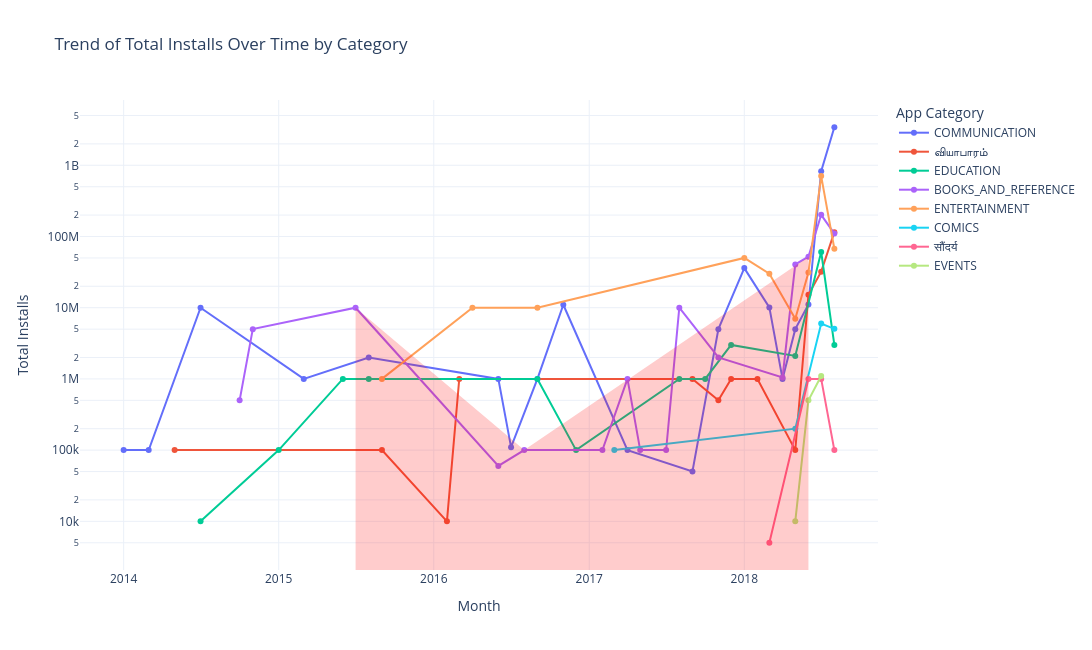

Notebook cell for this chart:
### Code cell
if (18 <= current_time.hour < 21):
# Line Chart
    fig = px.line(
        trend,
        x = "Month",
        y = "Installs",
        color = "Category",
        markers = True,
        title ="Trend of Total Installs Over Time by Category"
    )
# Highlight Growth >20%
    for category in trend["Category"].unique():
        temp = trend[trend["Category"] == category].copy()
        temp = temp.sort_values("Month")
        temp["Growth"] = temp["Installs"].pct_change()
        growth = temp[(temp["Growth"] >= 0.20) &
            (temp["Growth"] <= 1.00) ]
        
        if len(growth) > 0:
            fig.add_scatter(
                x = growth["Month"],
                y = growth["Installs"],
                mode = "lines",
                fill = "tozeroy",
                fillcolor = "rgba(255,0,0,0.20)",
                line = dict(color="rgba(255,0,0,0)"),
                hoverinfo = "skip",
                showlegend = False
            )
    fig.update_layout(
        xaxis_title = "Month",
        yaxis_title = "Total Installs",
        template = 'plotly_white',
        hovermode = "x unified",
        width = 1100,
        height = 650,
        legend_title = "App Category"
    )
    fig.update_yaxes(type="log")
    
    fig.show()

else:
    print("Time Series Line Chart is available only between 6 PM IST and 9 PM IST ")

### Figure 1 — Plotly figure (JSON) as saved in the notebook; plotly's stock layout.template omitted (floating-point values rounded to 4 significant figures)
{"data": [{"hovertemplate": "Category=COMMUNICATION<br>Month=%{x}<br>Installs=%{y}<extra></extra>", "legendgroup": "COMMUNICATION", "line": {"color": "#636efa", "dash": "solid"}, "marker": {"symbol": "circle"}, "mode": "lines+markers", "name": "COMMUNICATION", "orientation": "v", "showlegend": true, "type": "scatter", "x": ["2014-01-01T00:00:00.000000000", "2014-03-01T00:00:00.000000000", "2014-07-01T00:00:00.000000000", "2015-03-01T00:00:00.000000000", "2015-08-01T00:00:00.000000000", "2016-06-01T00:00:00.000000000", "2016-07-01T00:00:00.000000000", "2016-09-01T00:00:00.000000000", "2016-11-01T00:00:00.000000000", "2017-04-01T00:00:00.000000000", "2017-09-01T00:00:00.000000000", "2017-11-01T00:00:00.000000000", "2018-01-01T00:00:00.000000000", "2018-03-01T00:00:00.000000000", "2018-04-01T00:00:00.000000000", "2018-05-01T00:00:00.000000000", "2018-06-01T00:00:00.000000000", "2018-07-01T00:00:00.000000000", "2018-08-01T00:00:00.000000000"], "xaxis": "x", "y": [100000.0, 100000.0, 10000000.0, 1000000.0, 2000000.0, 1000000.0, 110000.0, 1000000.0, 11000000.0, 100000.0, 50000.0, 5000000.0, 36000000.0, 10100000.0, 1000000.0, 5000000.0, 11100000.0, 826700000.0, 3424000000.0], "yaxis": "y"}, {"hovertemplate": "Category=வியாபாரம்<br>Month=%{x}<br>Installs=%{y}<extra></extra>", "legendgroup": "வியாபாரம்", "line": {"color": "#EF553B", "dash": "solid"}, "marker": {"symbol": "circle"}, "mode": "lines+markers", "name": "வியாபாரம்", "orientation": "v", "showlegend": true, "type": "scatter", "x": ["2014-05-01T00:00:00.000000000", "2015-09-01T00:00:00.000000000", "2016-02-01T00:00:00.000000000", "2016-03-01T00:00:00.000000000", "2017-09-01T00:00:00.000000000", "2017-11-01T00:00:00.000000000", "2017-12-01T00:00:00.000000000", "2018-02-01T00:00:00.000000000", "2018-05-01T00:00:00.000000000", "2018-06-01T00:00:00.000000000", "2018-07-01T00:00:00.000000000", "2018-08-01T00:00:00.000000000"], "xaxis": "x", "y": [100000.0, 100000.0, 10000.0, 1000000.0, 1000000.0, 500000.0, 1001000.0, 1000000.0, 100000.0, 15200000.0, 32100000.0, 115200000.0], "yaxis": "y"}, {"hovertemplate": "Category=EDUCATION<br>Month=%{x}<br>Installs=%{y}<extra></extra>", "legendgroup": "EDUCATION", "line": {"color": "#00cc96", "dash": "solid"}, "marker": {"symbol": "circle"}, "mode": "lines+markers", "name": "EDUCATION", "orientation": "v", "showlegend": true, "type": "scatter", "x": ["2014-07-01T00:00:00.000000000", "2015-01-01T00:00:00.000000000", "2015-06-01T00:00:00.000000000", "2015-08-01T00:00:00.000000000", "2016-09-01T00:00:00.000000000", "2016-12-01T00:00:00.000000000", "2017-08-01T00:00:00.000000000", "2017-10-01T00:00:00.000000000", "2017-12-01T00:00:00.000000000", "2018-05-01T00:00:00.000000000", "2018-07-01T00:00:00.000000000", "2018-08-01T00:00:00.000000000"], "xaxis": "x", "y": [10000.0, 100000.0, 1000000.0, 1000000.0, 1000000.0, 100000.0, 1000000.0, 1000000.0, 3000000.0, 2100000.0, 60600000.0, 3000000.0], "yaxis": "y"}, {"hovertemplate": "Category=BOOKS_AND_REFERENCE<br>Month=%{x}<br>Installs=%{y}<extra></extra>", "legendgroup": "BOOKS_AND_REFERENCE", "line": {"color": "#ab63fa", "dash": "solid"}, "marker": {"symbol": "circle"}, "mode": "lines+markers", "name": "BOOKS_AND_REFERENCE", "orientation": "v", "showlegend": true, "type": "scatter", "x": ["2014-10-01T00:00:00.000000000", "2014-11-01T00:00:00.000000000", "2015-07-01T00:00:00.000000000", "2016-06-01T00:00:00.000000000", "2016-08-01T00:00:00.000000000", "2017-02-01T00:00:00.000000000", "2017-04-01T00:00:00.000000000", "2017-05-01T00:00:00.000000000", "2017-07-01T00:00:00.000000000", "2017-08-01T00:00:00.000000000", "2017-11-01T00:00:00.000000000", "2018-04-01T00:00:00.000000000", "2018-05-01T00:00:00.000000000", "2018-06-01T00:00:00.000000000", "2018-07-01T00:00:00.000000000", "2018-08-01T00:00:00.000000000"], "xaxis": "x", "y": [500000.0, 5000000.0, 10000000.0, 60000.0, 100000.0, 100000.0, 1000000.0, 100000.0, 100000.0, 10010000.0, 2000000.0, 1050000.0, 40600000.0, 52100000.0, 201600000.0, 110000000.0], "yaxis": "y"}, {"hovertemplate": "Category=ENTERTAINMENT<br>Month=%{x}<br>Installs=%{y}<extra></extra>", "legendgroup": "ENTERTAINMENT", "line": {"color": "#FFA15A", "dash": "solid"}, "marker": {"symbol": "circle"}, "mode": "lines+markers", "name": "ENTERTAINMENT", "orientation": "v", "showlegend": true, "type": "scatter", "x": ["2015-09-01T00:00:00.000000000", "2016-04-01T00:00:00.000000000", "2016-09-01T00:00:00.000000000", "2018-01-01T00:00:00.000000000", "2018-03-01T00:00:00.000000000", "2018-05-01T00:00:00.000000000", "2018-06-01T00:00:00.000000000", "2018-07-01T00:00:00.000000000", "2018-08-01T00:00:00.000000000"], "xaxis": "x", "y": [1000000.0, 10000000.0, 10000000.0, 50000000.0, 30000000.0, 7000000.0, 31100000.0, 705300000.0, 67200000.0], "yaxis": "y"}, {"hovertemplate": "Category=COMICS<br>Month=%{x}<br>Installs=%{y}<extra></extra>", "legendgroup": "COMICS", "line": {"color": "#19d3f3", "dash": "solid"}, "marker": {"symbol": "circle"}, "mode": "lines+markers", "name": "COMICS", "orientation": "v", "showlegend": true, "type": "scatter", "x": ["2017-03-01T00:00:00.000000000", "2018-05-01T00:00:00.000000000", "2018-07-01T00:00:00.000000000", "2018-08-01T00:00:00.000000000"], "xaxis": "x", "y": [100000.0, 200000.0, 6000000.0, 5050000.0], "yaxis": "y"}, {"hovertemplate": "Category=सौंदर्य<br>Month=%{x}<br>Installs=%{y}<extra></extra>", "legendgroup": "सौंदर्य", "line": {"color": "#FF6692", "dash": "solid"}, "marker": {"symbol": "circle"}, "mode": "lines+markers", "name": "सौंदर्य", "orientation": "v", "showlegend": true, "type": "scatter", "x": ["2018-03-01T00:00:00.000000000", "2018-06-01T00:00:00.000000000", "2018-07-01T00:00:00.000000000", "2018-08-01T00:00:00.000000000"], "xaxis": "x", "y": [5000.0, 1000000.0, 1000000.0, 100000.0], "yaxis": "y"}, {"hovertemplate": "Category=EVENTS<br>Month=%{x}<br>Installs=%{y}<extra></extra>", "legendgroup": "EVENTS", "line": {"color": "#B6E880", "dash": "solid"}, "marker": {"symbol": "circle"}, "mode": "lines+markers", "name": "EVENTS", "orientation": "v", "showlegend": true, "type": "scatter", "x": ["2018-05-01T00:00:00.000000000", "2018-06-01T00:00:00.000000000", "2018-07-01T00:00:00.000000000"], "xaxis": "x", "y": [10000.0, 500000.0, 1100000.0], "yaxis": "y"}, {"fill": "tozeroy", "fillcolor": "rgba(255,0,0,0.20)", "hoverinfo": "skip", "line": {"color": "rgba(255,0,0,0)"}, "mode": "lines", "showlegend": false, "type": "scatter", "x": ["2015-08-01T00:00:00.000000000"], "y": [2000000.0]}, {"fill": "tozeroy", "fillcolor": "rgba(255,0,0,0.20)", "hoverinfo": "skip", "line": {"color": "rgba(255,0,0,0)"}, "mode": "lines", "showlegend": false, "type": "scatter", "x": ["2015-07-01T00:00:00.000000000", "2016-08-01T00:00:00.000000000", "2018-06-01T00:00:00.000000000"], "y": [10000000.0, 100000.0, 52100000.0]}, {"fill": "tozeroy", "fillcolor": "rgba(255,0,0,0.20)", "hoverinfo": "skip", "line": {"color": "rgba(255,0,0,0)"}, "mode": "lines", "showlegend": false, "type": "scatter", "x": ["2018-05-01T00:00:00.000000000"], "y": [200000.0]}], "layout": {"height": 650, "hovermode": "x unified", "legend": {"title": {"text": "App Category"}, "tracegroupgap": 0}, "title": {"text": "Trend of Total Installs Over Time by Category"}, "width": 1100, "xaxis": {"anchor": "y", "domain": [0, 1], "title": {"text": "Month"}}, "yaxis": {"anchor": "x", "domain": [0, 1], "title": {"text": "Total Installs"}, "type": "log"}}}
